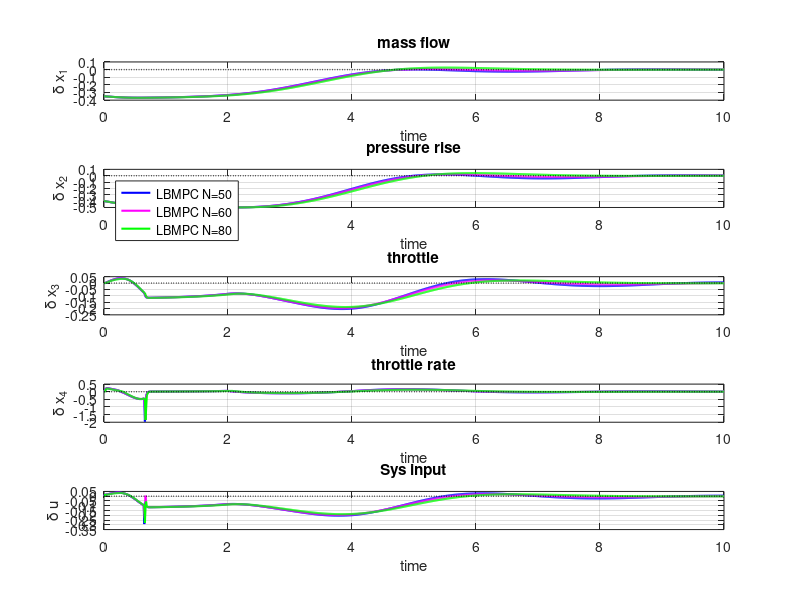

MATLAB code to generate this figure:
close all;
addpath('./data/')
%% Load data
LBMPC50r=load('LBMPC_N50_sys_full');
LBMPC60r=load('LBMPC_N60_sys_full');
LBMPC80r=load('LBMPC_N80_sys_full');

%% Plot
iterations=size(LBMPC80r.sysH,2)-1;
Ts=0.01;
t=Ts*(0:iterations);

figure;
subplot(5,1,1);
plot(t, LBMPC50r.sysH(1,:),'Linewidth',1.5,'Color','b'); hold on;
plot(t, LBMPC60r.sysH(1,:),'Linewidth',1.5,'Color','m'); hold on;
plot(t,LBMPC80r.sysH(1,:),'Linewidth',1.5,'Color','g'); hold on;
plot(t,0*(0:iterations),'Linewidth',1,'LineStyle',':','Color','k'); 
grid on;
xlabel('time');
ylabel('\delta x_1');
title('mass flow');

subplot(5,1,2);
plot(t, LBMPC50r.sysH(2,:),'Linewidth',1.5,'Color','b'); hold on;
plot(t, LBMPC60r.sysH(2,:),'Linewidth',1.5,'Color','m'); hold on;
plot(t, LBMPC80r.sysH(2,:),'Linewidth',1.5,'Color','g'); hold on;
plot(t, 0*(0:iterations),'Linewidth',1,'LineStyle',':','Color','k'); 
grid on;
xlabel('time');
ylabel('\delta x_2');
title('pressure rise');
legend({'LBMPC N=50' 'LBMPC N=60','LBMPC N=80'},'Location','northwest')

subplot(5,1,3);
plot(t, LBMPC50r.sysH(3,:),'Linewidth',1.5,'Color','b'); hold on;
plot(t, LBMPC60r.sysH(3,:),'Linewidth',1.5,'Color','m'); hold on;
plot(t,LBMPC80r.sysH(3,:),'Linewidth',1.5,'Color','g'); hold on;
plot(t,0*(0:iterations),'Linewidth',1,'LineStyle',':','Color','k'); 
grid on;
xlabel('time');
ylabel('\delta x_3');
title('throttle');

subplot(5,1,4);
plot(t, LBMPC50r.sysH(4,:),'Linewidth',1.5,'Color','b'); hold on;
plot(t, LBMPC60r.sysH(4,:),'Linewidth',1.5,'Color','m'); hold on;
plot(t, LBMPC80r.sysH(4,:),'Linewidth',1.5,'Color','g'); hold on;
plot(t, 0*(0:iterations),'Linewidth',1,'LineStyle',':','Color','k'); 
grid on;
xlabel('time');
ylabel('\delta x_4');
title('throttle rate');

subplot(5,1,5);
plot(t, LBMPC50r.sysH(5,:),'Linewidth',1.5,'Color','b'); hold on;
plot(t, LBMPC60r.sysH(5,:),'Linewidth',1.5,'Color','m'); hold on;
plot(t,LBMPC80r.sysH(5,:),'Linewidth',1.5,'Color','g'); hold on;
plot(t, 0*(0:iterations),'Linewidth',1,'LineStyle',':','Color','k'); 
grid on;
xlabel('time');
ylabel('\delta u');
title('Sys input');



